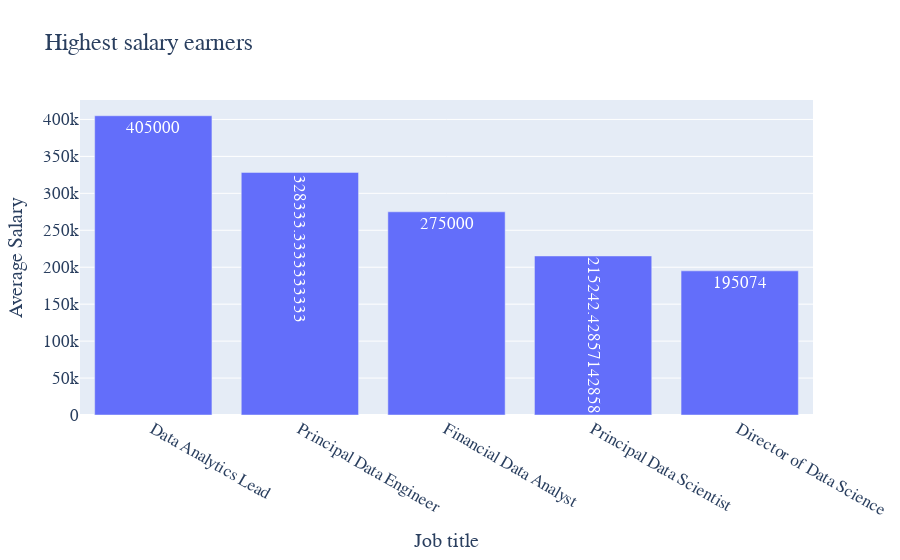

The notebook cell saved with this chart:
### Code cell
avg_sal_per_jb_tl=sal.groupby(by='job_title')['salary_in_usd'].mean().sort_values(ascending=False).head(5)
avg_sal_per_jb_tl

fig=px.bar(sal, x=avg_sal_per_jb_tl.index, y=avg_sal_per_jb_tl, text=avg_sal_per_jb_tl.values, title="Highest salary earners")
fig.update_layout(
    xaxis_title="Job title",
    yaxis_title="Average Salary",
    font = dict(size=17,family="Candara"))
fig.show()

### Figure 1 — Plotly figure (JSON) as saved in the notebook; plotly's stock layout.template omitted (floating-point values rounded to 4 significant figures)
{"data": [{"alignmentgroup": "True", "hovertemplate": "x=%{x}<br>y=%{y}<br>text=%{text}<extra></extra>", "legendgroup": "", "marker": {"color": "#636efa", "pattern": {"shape": ""}}, "name": "", "offsetgroup": "", "orientation": "v", "showlegend": false, "text": [405000, 328300.0, 275000, 215200.0, 195074], "textposition": "auto", "type": "bar", "x": ["Data Analytics Lead", "Principal Data Engineer", "Financial Data Analyst", "Principal Data Scientist", "Director of Data Science"], "xaxis": "x", "y": [405000, 328300.0, 275000, 215200.0, 195074], "yaxis": "y"}], "layout": {"barmode": "relative", "font": {"family": "Candara", "size": 17}, "legend": {"tracegroupgap": 0}, "title": {"text": "Highest salary earners"}, "xaxis": {"anchor": "y", "domain": [0, 1], "title": {"text": "Job title"}}, "yaxis": {"anchor": "x", "domain": [0, 1], "title": {"text": "Average Salary"}}}}
